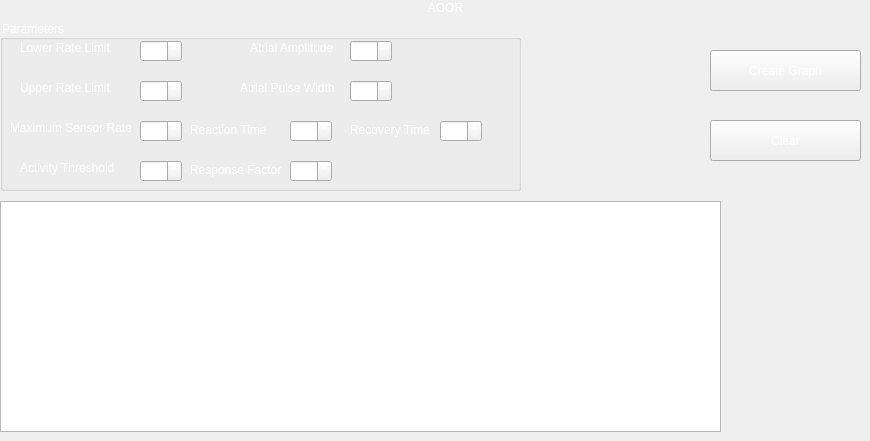
            <widget class="QWidget" name="page_5">
             <widget class="QGraphicsView" name="graphicsView_5">
              <property name="geometry">
               <rect>
                <x>0</x>
                <y>201</y>
                <width>721</width>
                <height>231</height>
               </rect>
              </property>
             </widget>
             <widget class="QGroupBox" name="groupBox_5">
              <property name="geometry">
               <rect>
                <x>0</x>
                <y>20</y>
                <width>521</width>
                <height>171</height>
               </rect>
              </property>
              <property name="styleSheet">
               <string notr="true">color: rgb(255, 255, 255);</string>
              </property>
              <property name="title">
               <string>Parameters</string>
              </property>
              <widget class="QLabel" name="label_37">
               <property name="geometry">
                <rect>
                 <x>10</x>
                 <y>100</y>
                 <width>121</width>
                 <height>16</height>
                </rect>
               </property>
               <property name="styleSheet">
                <string notr="true">color: rgb(255, 255, 255);</string>
               </property>
               <property name="text">
                <string>Maximum Sensor Rate</string>
               </property>
              </widget>
              <widget class="QSpinBox" name="spinBox_AOOR_AA">
               <property name="geometry">
                <rect>
                 <x>350</x>
                 <y>20</y>
                 <width>42</width>
                 <height>22</height>
                </rect>
               </property>
               <property name="styleSheet">
                <string notr="true">color: rgb(255, 255, 255);</string>
               </property>
              </widget>
              <widget class="QLabel" name="label_38">
               <property name="geometry">
                <rect>
                 <x>250</x>
                 <y>20</y>
                 <width>91</width>
                 <height>16</height>
                </rect>
               </property>
               <property name="styleSheet">
                <string notr="true">color: rgb(255, 255, 255);</string>
               </property>
               <property name="text">
                <string>Atrial Amplitude</string>
               </property>
              </widget>
              <widget class="QLabel" name="label_39">
               <property name="geometry">
                <rect>
                 <x>20</x>
                 <y>20</y>
                 <width>101</width>
                 <height>16</height>
                </rect>
               </property>
               <property name="styleSheet">
                <string notr="true">color: rgb(255, 255, 255);</string>
               </property>
               <property name="text">
                <string>Lower Rate Limit</string>
               </property>
              </widget>
              <widget class="QLabel" name="label_40">
               <property name="geometry">
                <rect>
                 <x>20</x>
                 <y>60</y>
                 <width>101</width>
                 <height>16</height>
                </rect>
               </property>
               <property name="styleSheet">
                <string notr="true">color: rgb(255, 255, 255);</string>
               </property>
               <property name="text">
                <string>Upper Rate Limit</string>
               </property>
              </widget>
              <widget class="QSpinBox" name="spinBox_AOOR_AT">
               <property name="geometry">
                <rect>
                 <x>140</x>
                 <y>140</y>
                 <width>42</width>
                 <height>22</height>
                </rect>
               </property>
               <property name="styleSheet">
                <string notr="true">color: rgb(255, 255, 255);</string>
               </property>
              </widget>
              <widget class="QLabel" name="label_41">
               <property name="geometry">
                <rect>
                 <x>240</x>
                 <y>60</y>
                 <width>141</width>
                 <height>16</height>
                </rect>
               </property>
               <property name="styleSheet">
                <string notr="true">color: rgb(255, 255, 255);</string>
               </property>
               <property name="text">
                <string>Atrial Pulse Width</string>
               </property>
              </widget>
              <widget class="QSpinBox" name="spinBox_AOOR_URL">
               <property name="geometry">
                <rect>
                 <x>140</x>
                 <y>60</y>
                 <width>42</width>
                 <height>22</height>
                </rect>
               </property>
               <property name="styleSheet">
                <string notr="true">color: rgb(255, 255, 255);</string>
               </property>
              </widget>
              <widget class="QLabel" name="label_42">
               <property name="geometry">
                <rect>
                 <x>190</x>
                 <y>140</y>
                 <width>91</width>
                 <height>20</height>
                </rect>
               </property>
               <property name="styleSheet">
                <string notr="true">color: rgb(255, 255, 255);</string>
               </property>
               <property name="text">
                <string>Response Factor</string>
               </property>
              </widget>
              <widget class="QSpinBox" name="spinBox_AOOR_LRL">
               <property name="geometry">
                <rect>
                 <x>140</x>
                 <y>20</y>
                 <width>42</width>
                 <height>22</height>
                </rect>
               </property>
               <property name="styleSheet">
                <string notr="true">color: rgb(255, 255, 255);</string>
               </property>
              </widget>
              <widget class="QSpinBox" name="spinBox_AOOR_MSR">
               <property name="geometry">
                <rect>
                 <x>140</x>
                 <y>100</y>
                 <width>42</width>
                 <height>22</height>
                </rect>
               </property>
               <property name="styleSheet">
                <string notr="true">color: rgb(255, 255, 255);</string>
               </property>
              </widget>
              <widget class="QLabel" name="label_43">
               <property name="geometry">
                <rect>
                 <x>190</x>
                 <y>100</y>
                 <width>81</width>
                 <height>20</height>
                </rect>
               </property>
               <property name="styleSheet">
                <string notr="true">color: rgb(255, 255, 255);</string>
               </property>
               <property name="text">
                <string>Reaction Time </string>
               </property>
              </widget>
              <widget class="QSpinBox" name="spinBox_AOOR_APW">
               <property name="geometry">
                <rect>
                 <x>350</x>
                 <y>60</y>
                 <width>42</width>
                 <height>22</height>
                </rect>
               </property>
               <property name="styleSheet">
                <string notr="true">color: rgb(255, 255, 255);</string>
               </property>
              </widget>
              <widget class="QLabel" name="label_44">
               <property name="geometry">
                <rect>
                 <x>20</x>
                 <y>140</y>
                 <width>111</width>
                 <height>16</height>
                </rect>
               </property>
               <property name="styleSheet">
                <string notr="true">color: rgb(255, 255, 255);</string>
               </property>
               <property name="text">
                <string>Activity Threshold </string>
               </property>
              </widget>
              <widget class="QSpinBox" name="spinBox_AOOR_REACT_T">
               <property name="geometry">
                <rect>
                 <x>290</x>
                 <y>100</y>
                 <width>42</width>
                 <height>22</height>
                </rect>
               </property>
              </widget>
              <widget class="QSpinBox" name="spinBox_AOOR_RF">
               <property name="geometry">
                <rect>
                 <x>290</x>
                 <y>140</y>
                 <width>42</width>
                 <height>22</height>
                </rect>
               </property>
              </widget>
              <widget class="QLabel" name="label_8">
               <property name="geometry">
                <rect>
                 <x>350</x>
                 <y>100</y>
                 <width>81</width>
                 <height>20</height>
                </rect>
               </property>
               <property name="text">
                <string>Recovery Time </string>
               </property>
              </widget>
              <widget class="QSpinBox" name="spinBox_Rec_T">
               <property name="geometry">
                <rect>
                 <x>440</x>
                 <y>100</y>
                 <width>42</width>
                 <height>22</height>
                </rect>
               </property>
              </widget>
             </widget>
             <widget class="QLabel" name="label_45">
              <property name="geometry">
               <rect>
                <x>410</x>
                <y>0</y>
                <width>71</width>
                <height>16</height>
               </rect>
              </property>
              <property name="styleSheet">
               <string notr="true">color: rgb(255, 255, 255);
font: 75 14pt &quot;MS Shell Dlg 2&quot;;</string>
              </property>
              <property name="text">
               <string>AOOR</string>
              </property>
              <property name="alignment">
               <set>Qt::AlignCenter</set>
              </property>
             </widget>
             <widget class="QPushButton" name="pushButton_9">
              <property name="geometry">
               <rect>
                <x>710</x>
                <y>120</y>
                <width>151</width>
                <height>41</height>
               </rect>
              </property>
              <property name="styleSheet">
               <string notr="true">font: 75 14pt &quot;MS Shell Dlg 2&quot;;
color: rgb(255, 255, 255);</string>
              </property>
              <property name="text">
               <string>Clear</string>
              </property>
             </widget>
             <widget class="QPushButton" name="pushButton_10">
              <property name="geometry">
               <rect>
                <x>710</x>
                <y>50</y>
                <width>151</width>
                <height>41</height>
               </rect>
              </property>
              <property name="styleSheet">
               <string notr="true">font: 75 14pt &quot;MS Shell Dlg 2&quot;;
color: rgb(255, 255, 255);</string>
              </property>
              <property name="text">
               <string>Create Graph</string>
              </property>
             </widget>
            </widget>
